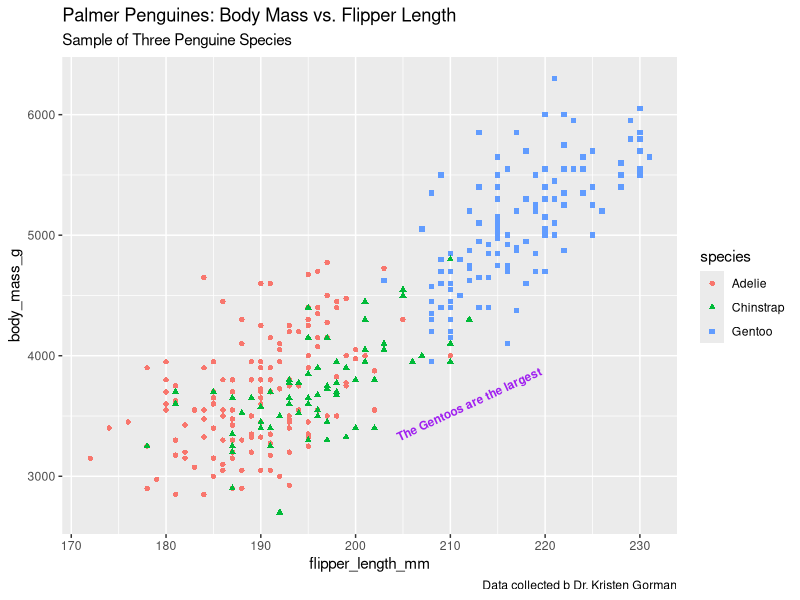

R code for this plot:
install.packages("tidyverse")
install.packages("palmerpenguins")
library(palmerpenguins)
library(tidyverse)
penguins %>%
  count(species)
head(penguins)

ggplot(data = penguins) +
  geom_point(mapping = aes(x = flipper_length_mm, y = body_mass_g, color= species, shape= species,))+
  labs(title="Palmer Penguines: Body Mass vs. Flipper Length", subtitle="Sample of Three Penguine Species",
       caption="Data collected b Dr. Kristen Gorman")+
  annotate("text", x=212, y=3600, label="The Gentoos are the largest", color="purple", 
           fontface="bold", size=3.0, angle=25)

